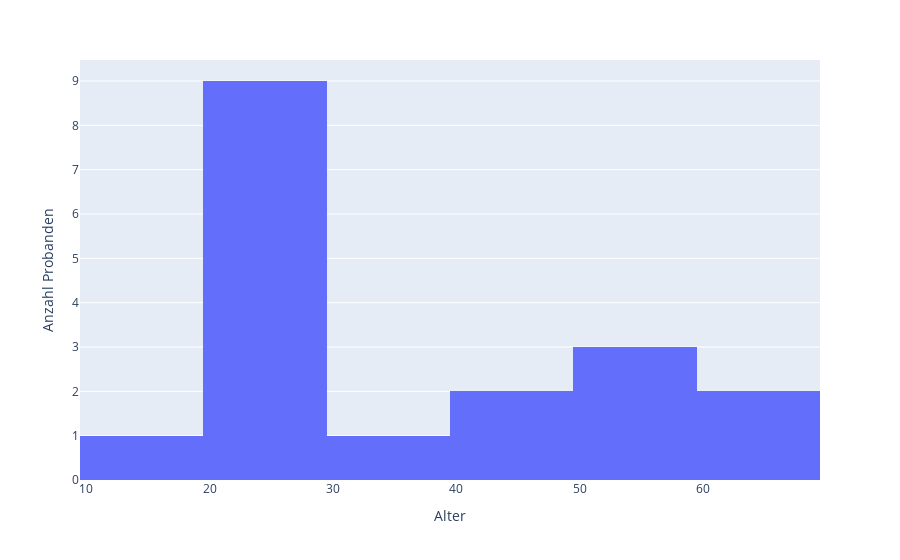

Notebook code cell kept with this figure:
### Code cell
fig = px.histogram(users, 
        x="age",
        labels={"age": "Alter"}).update_layout(
      yaxis_title="Anzahl Probanden"
    )
fig.show()

### Figure 1 — Plotly figure (JSON) as saved in the notebook; plotly's stock layout.template omitted (floating-point values rounded to 4 significant figures)
{"data": [{"alignmentgroup": "True", "bingroup": "x", "hovertemplate": "Alter=%{x}<br>count=%{y}<extra></extra>", "legendgroup": "", "marker": {"color": "#636efa", "pattern": {"shape": ""}}, "name": "", "offsetgroup": "", "orientation": "v", "showlegend": false, "type": "histogram", "x": [61, 41, 25, 26, 25, 25, 40, 55, 19, 59, 29, 23, 25, 26, 25, 32, 54, 61], "xaxis": "x", "yaxis": "y"}], "layout": {"barmode": "relative", "legend": {"tracegroupgap": 0}, "margin": {"t": 60}, "xaxis": {"anchor": "y", "domain": [0, 1], "title": {"text": "Alter"}}, "yaxis": {"anchor": "x", "domain": [0, 1], "title": {"text": "Anzahl Probanden"}}}}
